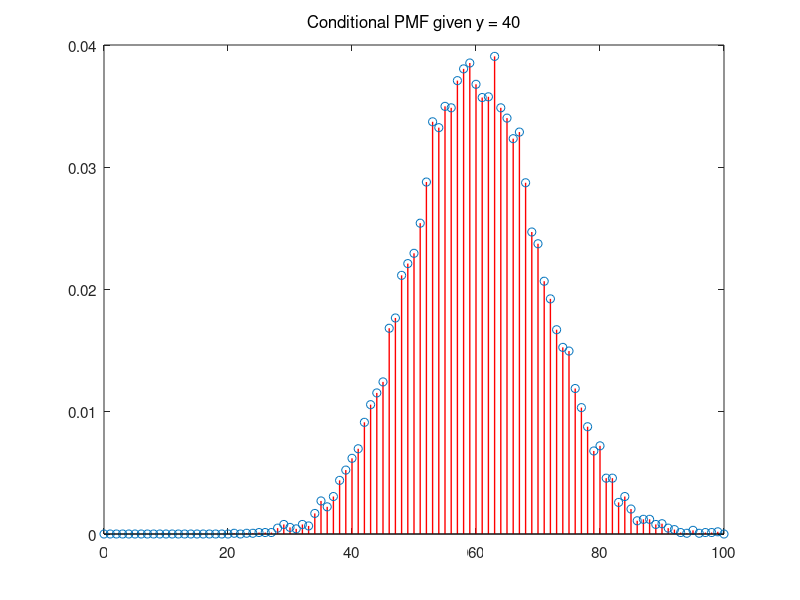

The MATLAB script that drew this image: (Note: this script raises an error after producing the figure.)
% ELEC 326
% Group Simulation Activity 2
% Question 3 - Part II
% Emma Chan, Charlotte Lombard, Jack Mason, Jake Moffat

% Prompt: Write a MATLAB code to plot the conditional PMF of p_x|y(x|40) 
% and compare it with p_x|y(x|10)

% using H.mat, create a matrix with the same name, H - same as Part I
% RV1 = load('RV1.mat').RV1; sample load from Activity 1
H = load('H.mat').H;

% initialize p_x|y(x|40) and p_x|y(x|10)
Pxy_x40 = H(:, 41) / sum(H(:, 41)); % index 41 = 40
Pxy_x10 = H(:, 11) / sum(H(:, 11)); % index 11 = 10

% ---------------------------------------------------------------------
% Plot 1
% Plot the conditional PMF of p_x|y(x|40)
plot1 = figure('Name', 'Conditional PMF x|40');

%stem(x, y, 'Color', 'r', 'LineWidth', 2);
%[x] = meshgrid(0:100); 
x = (0:100);
stem(x, Pxy_x40, 'Color', 'r', 'LineWidth', 1);
title('Conditional PMF given y = 40', 'FontWeight', 'normal');
set(gca, 'FontSize', 11);
axis1 = gca;
axis1.XLabel.String = 'x';
axis1.YLabel.String = 'p_{x|y}(x|40)';

% ---------------------------------------------------------------------
% Plot 2
% Plot the conditional PMF of p_x|y(x|10)
plot1 = figure('Name', 'Conditional PMF x|10');

stem(x, Pxy_x10, 'Color', 'b', 'LineWidth', 1);
title('Conditional PMF given y = 10', 'FontWeight', 'normal');
set(gca, 'FontSize', 11);
axis1 = gca;
axis1.XLabel.String = 'x';
axis1.YLabel.String = 'p_{x|y}(x|10)';



